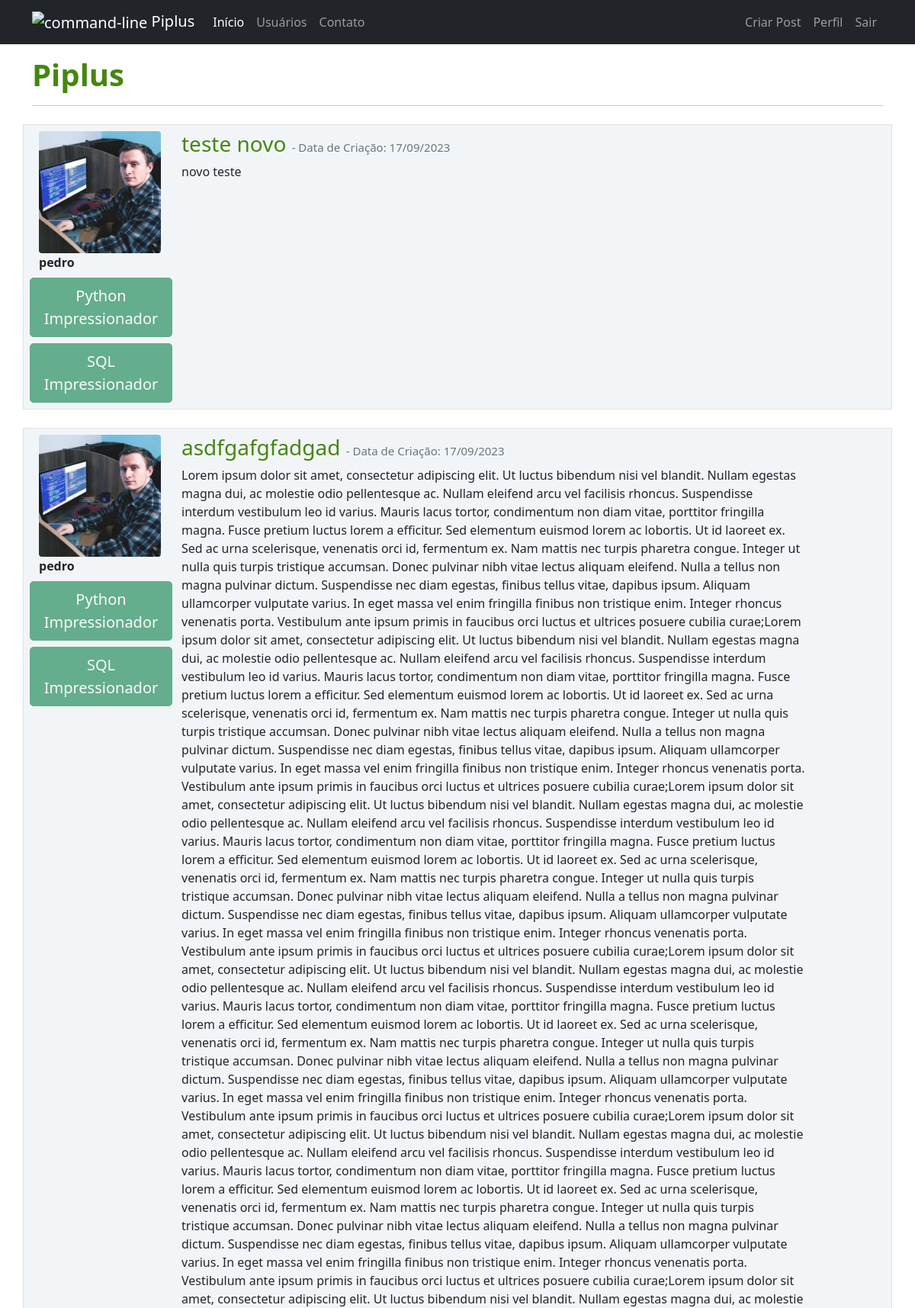
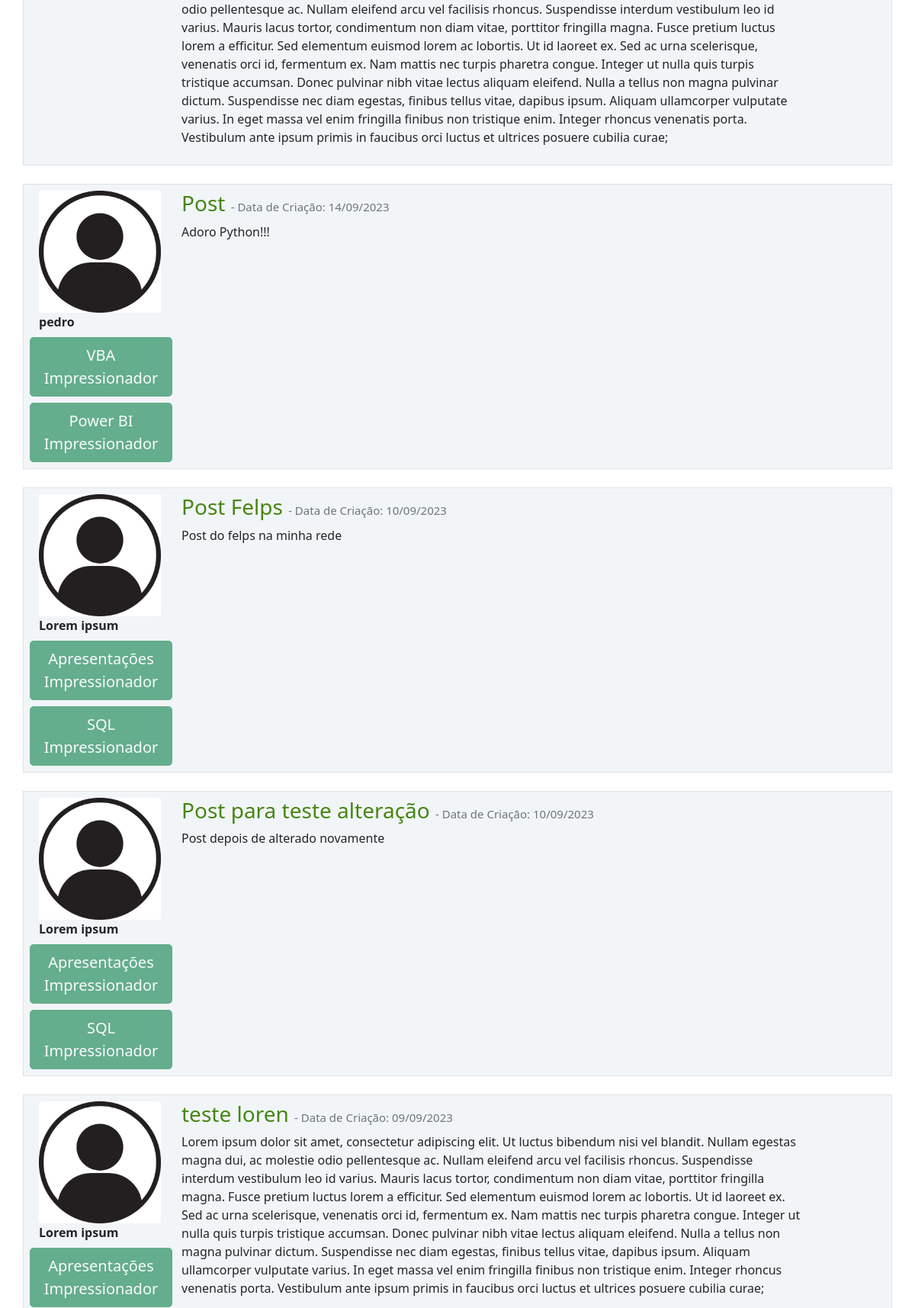
The app's page / (signed in, upper part) with its own data (2 pictures, top to bottom).
### Piplus/models.py (models this page shows, shortened)
class Post(database.Model):
    id = database.Column(database.Integer, primary_key=True)
    titulo = database.Column(database.String, nullable=False)
    corpo = database.Column(database.Text, nullable=False)
    data_criacao = database.Column(database.DateTime, nullable=False, default=datetime.utcnow)
    id_usuario = database.Column(database.Integer, database.ForeignKey('usuario.id'), nullable=False)

class Usuario(database.Model, UserMixin):
    id = database.Column(database.Integer, primary_key=True)
    username = database.Column(database.String, nullable=False)
    email = database.Column(database.String, nullable=False, unique=True)
    senha = database.Column(database.String, nullable=False)
    foto_perfil = database.Column(database.String, default='default.jpg')
    posts = database.relationship('Post', backref='autor', lazy=True)
    cursos = database.Column(database.String, nullable=False, default='Não Informado')

### Piplus/routes.py (the view)
@app.route("/")
def home():
    posts = Post.query.order_by(Post.id.desc())
    return render_template('home.html', posts=posts)

### Piplus/models.py (called while the page is built)
@login_manager.user_loader
def load_usuario(id_usuario):
    return Usuario.query.get(int(id_usuario))

### Piplus/templates/home.html
{% extends 'base.html' %}
{% block body %}
    <div class="container mt-3">
        <h1 style="color: rgb(69, 134, 16);"><strong>Piplus</strong></h1>
        <hr>
        {% for post in posts%}
            <div class="row border mt-4 p-2 postclass">
                <div class="col-2">
                    <div class="image pe-2">
                        <img src="{{ url_for('static', filename='fotos_perfil/{}'.format(post.autor.foto_perfil)) }}" class="rounded" width="160" >
                    </div>
                    <strong>{{ post.autor.username }}</strong>
                    <div class="row justify-content-center">
                            {% for curso in post.autor.cursos.split(';') %}
                                <button type="button" class="btn btn-lg btn-success mt-2" disabled>{{ curso }}</button>
                            {% endfor %}
                    </div>
                </div>
                <div class="col-9">
                    <a style="text-decoration: none; color: rgb(69, 134, 16);" href="{{ url_for('exibir_post', post_id=post.id) }}">
                        <h3>{{ post.titulo }}
                            <small class="text-muted" style="font-size: 15px;"> - Data de Criação: {{ post.data_criacao.strftime('%d/%m/%Y') }}</small>
                        </h3>
                    </a>
                    <p>{{ post.corpo }}</p>
                </div>
            </div>
        {% endfor %}
    </div>
{% endblock %}

### Piplus/static/main.css (style rules this page uses)
.postclass { background-color: #f2f5f8 !important; }

### records on screen
Post: foto_perfil (picture), autor.username "pedro", curso "Python Impressionador" "SQL Impressionador", titulo "teste novo", data_criacao "17/09/2023", corpo "novo teste"
Post: foto_perfil (picture), autor.username "pedro", curso "Python Impressionador" "SQL Impressionador", titulo "asdfgafgfadgad", data_criacao "17/09/2023", corpo "Lorem ipsum dolor sit amet, consectetur adipiscing elit. Ut luctus bibendum nisi vel blandit. Nullam egestas magna dui, ac molestie odio pellentesque ac. Nullam eleifend arcu vel facilisis rhoncus. Suspendisse interdum vestibulum leo id varius. Mauris lacus tortor, condimentum non diam vitae, porttitor fringilla magna. Fusce pretium luctus lorem a efficitur. Sed elementum euismod lorem ac lobortis. Ut id laoreet ex. Sed ac urna scelerisque, venenatis orci id, fermentum ex. Nam mattis nec turpis pharetra congue. Integer ut nulla quis turpis tristique accumsan. Donec pulvinar nibh vitae lectus aliquam eleifend. Nulla a tellus non magna pulvinar dictum. Suspendisse nec diam egestas, finibus…"
Post: foto_perfil (placeholder picture), autor.username "pedro", curso "VBA Impressionador" "Power BI Impressionador", titulo "Post", data_criacao "14/09/2023", corpo "Adoro Python!!!"
Post: foto_perfil (placeholder picture), autor.username "Lorem ipsum", curso "Apresentações Impressionador" "SQL Impressionador", titulo "Post Felps", data_criacao "10/09/2023", corpo "Post do felps na minha rede"
Post: foto_perfil (placeholder picture), autor.username "Lorem ipsum", curso "Apresentações Impressionador" "SQL Impressionador", titulo "Post para teste alteração", data_criacao "10/09/2023", corpo "Post depois de alterado novamente"
Post: foto_perfil (placeholder picture), autor.username "Lorem ipsum", curso "Apresentações Impressionador", titulo "teste loren", data_criacao "09/09/2023", corpo "Lorem ipsum dolor sit amet, consectetur adipiscing elit. Ut luctus bibendum nisi vel blandit. Nullam egestas magna dui, ac molestie odio pellentesque ac. Nullam eleifend arcu vel facilisis rhoncus. Suspendisse interdum vestibulum leo id varius. Mauris lacus tortor, condimentum non diam vitae, porttitor fringilla magna. Fusce pretium luctus lorem a efficitur. Sed elementum euismod lorem ac lobortis. Ut id laoreet ex. Sed ac urna scelerisque, venenatis orci id, fermentum ex. Nam mattis nec turpis pharetra congue. Integer ut nulla quis turpis tristique accumsan. Donec pulvinar nibh vitae lectus aliquam eleifend. Nulla a tellus non magna pulvinar dictum. Suspendisse nec diam egestas, finibus…"
